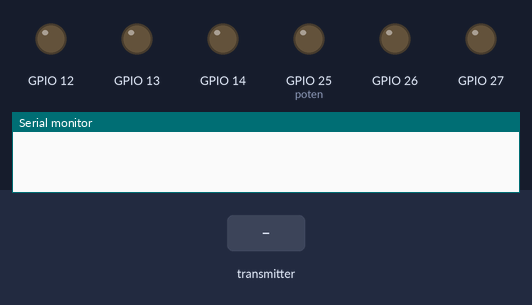
Bench run of a sketch on a simulated ESP32. On the bench: output pins drawn as LEDs (lit = HIGH), the last lines printed to the serial monitor. The test bench sets the inputs (shaded band).

Above: at 1.2 s.
1.3 s: the transmitter starts sending Data.4 = 25
At 2.5 s:
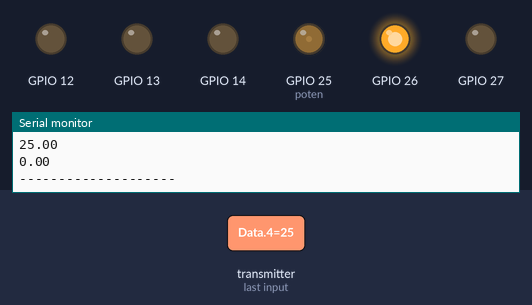
2.8 s: the transmitter starts sending Data.4 = 100
At 3.7 s:
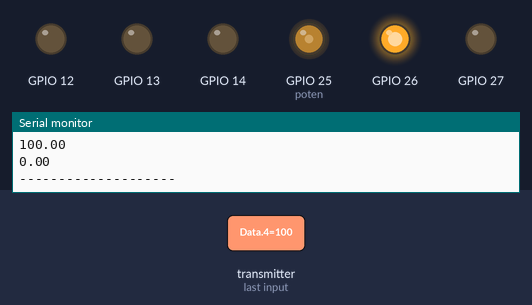
Timing chart, 0 to 5.8 s (numbered marks = the images above; inputs shaded):
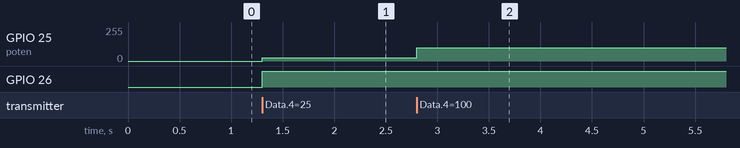

The sketch:

Receiver.ino
```cpp
#include <esp_now.h>
#include <WiFi.h>
#include<math.h>
float Data[6];
int led[5];
int poten,u;
int i= 0;
unsigned long elapsed_time,start_time,current_time;
//when data is recieved
void OnDataRecv(const uint8_t *mac,const uint8_t *incomingData,int len){
  memcpy(&Data, incomingData, sizeof(Data));
  if(Data[0]==HIGH){
    digitalWrite(led[0],HIGH);
  }
  if(Data[0]==LOW){
    digitalWrite(led[0],LOW);
  }
  if(Data[1]==HIGH){
    digitalWrite(led[1],HIGH);
  }
  if(Data[1]==LOW){
    digitalWrite(led[1],LOW);
  }
  if(Data[2]==HIGH){
    digitalWrite(led[2],HIGH);
  }
  if(Data[2]==LOW){
    digitalWrite(led[2],LOW);
  }
  if(Data[3]==HIGH){
    digitalWrite(led[3],HIGH);
  }
  if(Data[3]==LOW){
    digitalWrite(led[3],LOW);
  }
  // u = 5*Data[4];
  analogWrite(poten,Data[4]);
  Serial.begin(115200);
  for(i=0;i<6;i++){
    Serial.println(Data[i]);
  }
  Serial.println("--------------------");
  // for(i=0;i<6;i++){
  //   Data[i] = 0;
  // }

}
void setup() {
//starting the timer
start_time = millis();
//setting up leds' pins
led[0] = 13;
led[1] = 12;
led[2] = 14;
led[3] = 27;
led[4] = 26;
poten = 25;
//esp setup
  //setting esp as wifi station
  WiFi.mode(WIFI_STA);
  //initializing esp now
  if(esp_now_init() != ESP_OK){
    Serial.println("Error initializing ESP-NOW");
    return;
  }
  //Register callback function
  esp_now_register_recv_cb(OnDataRecv);
  //setting up LED pinmodes
  pinMode(led[0],OUTPUT);
  pinMode(led[1],OUTPUT);
  pinMode(led[2],OUTPUT);
  pinMode(led[3],OUTPUT);
  pinMode(led[4],OUTPUT);
  pinMode(poten,OUTPUT);
}

void loop() {
  //time sleep
  current_time = millis();
  elapsed_time = current_time - start_time;
  if(elapsed_time >= round(Data[4])*6000){
    digitalWrite(led[4],LOW);
  }
  else{
    digitalWrite(led[4],HIGH);
  }
}
```

Measured:
- after the input at 1.3 s, GPIO 25 (poten): 0/255 → 25/255 at once; GPIO 26: LOW → HIGH at once
- after the input at 2.8 s, GPIO 25 (poten): 25/255 → 100/255 at once
